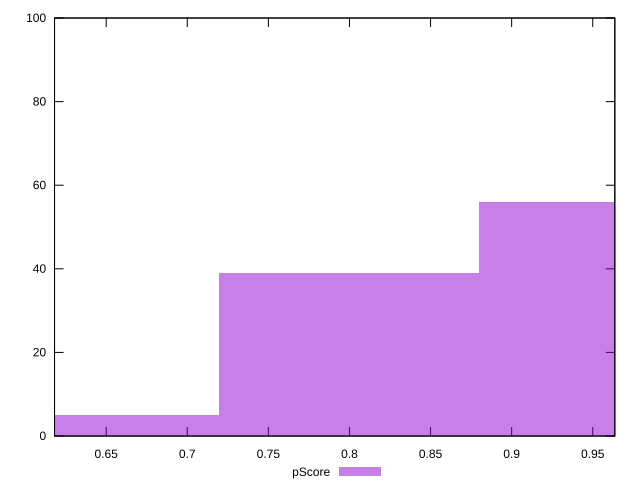

gnuplot code for this plot:
reset

$pScore <<EOF
0.7997676619797923 39
0.6398141295838339 5
0.9597211943757509 56
EOF

set key outside below
set boxwidth 0.15995353239595847
set xrange [0.6181524132493137:0.9636111208543069]
set yrange [0:100]
set trange [0:100]
set style fill transparent solid 0.5 noborder
set terminal svg size 640, 490 enhanced background rgb 'white'
set output "report_00017_2021-02-10T15-08-03.406Z/mainthread-work-breakdown/samples/pages+cached/pScore/histogram.svg"

plot $pScore title "pScore" with boxes

reset
